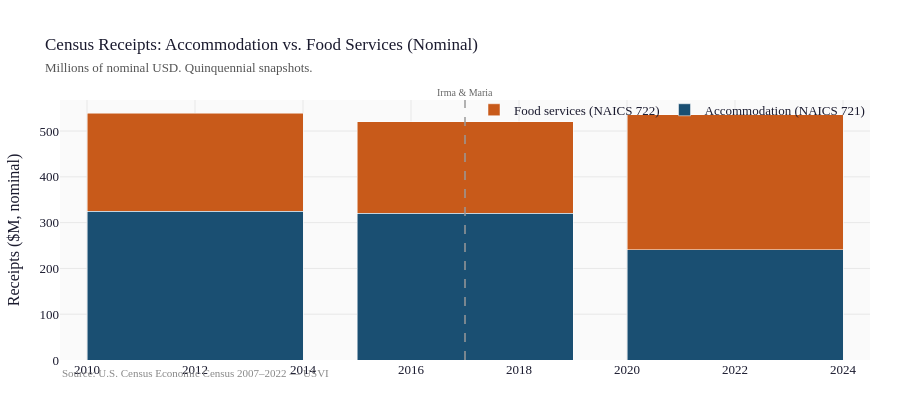

The notebook cell saved with this chart:
### Code cell
# Accommodation vs food services receipts split
c_721 = census[census["naics"] == "721"][["year", "rcptot_k"]].rename(
    columns={"rcptot_k": "accom_k"}
)
c_722 = census[census["naics"] == "722"][["year", "rcptot_k"]].rename(
    columns={"rcptot_k": "food_k"}
)
rcpt = c_721.merge(c_722, on="year").dropna()
rcpt["accom_m"] = rcpt["accom_k"] / 1000
rcpt["food_m"] = rcpt["food_k"] / 1000

fig = go.Figure()
fig.add_trace(
    go.Bar(
        x=rcpt["year"],
        y=rcpt["accom_m"],
        name="Accommodation (NAICS 721)",
        marker_color=PALETTE["tourists"],
    )
)
fig.add_trace(
    go.Bar(
        x=rcpt["year"],
        y=rcpt["food_m"],
        name="Food services (NAICS 722)",
        marker_color=PALETTE["cruise"],
    )
)
fig.update_layout(
    barmode="stack",
    title=dict(
        text="Census Receipts: Accommodation vs. Food Services (Nominal)<br>"
        '<span style="font-size:13px;color:#555">Millions of nominal USD. Quinquennial snapshots.</span>',
        font=dict(size=17),
    ),
    yaxis_title="Receipts ($M, nominal)",
    height=420,
    annotations=[
        dict(
            xref="paper",
            yref="paper",
            x=0,
            y=-0.08,
            text='<span style="color:#888;font-size:11px">Source: U.S. Census Economic Census 2007–2022 — USVI</span>',
            showarrow=False,
            xanchor="left",
        )
    ],
)
for x_val, label in [(2017, "Irma & Maria")]:
    fig.add_vline(
        x=x_val,
        line=dict(color="#999", width=1.5, dash="dash"),
        annotation_text=label,
        annotation_position="top",
        annotation_font=dict(size=10, color="#666"),
    )
fig.show()

### Figure 1 — Plotly figure (JSON) as saved in the notebook; plotly's stock layout.template omitted (floating-point values rounded to 4 significant figures)
{"data": [{"marker": {"color": "#1a4f72"}, "name": "Accommodation (NAICS 721)", "type": "bar", "x": [2012, 2017, 2022], "y": [325.3, 320.7, 240.8]}, {"marker": {"color": "#c85a1a"}, "name": "Food services (NAICS 722)", "type": "bar", "x": [2012, 2017, 2022], "y": [214.2, 199.8, 295.3]}], "layout": {"annotations": [{"showarrow": false, "text": "<span style=\"color:#888;font-size:11px\">Source: U.S. Census Economic Census 2007–2022 — USVI</span>", "x": 0, "xanchor": "left", "xref": "paper", "y": -0.08, "yref": "paper"}, {"font": {"color": "#666", "size": 10}, "showarrow": false, "text": "Irma & Maria", "x": 2017, "xanchor": "center", "xref": "x", "y": 1, "yanchor": "bottom", "yref": "y domain"}], "barmode": "stack", "height": 420, "shapes": [{"line": {"color": "#999", "dash": "dash", "width": 1.5}, "type": "line", "x0": 2017, "x1": 2017, "xref": "x", "y0": 0, "y1": 1, "yref": "y domain"}], "title": {"font": {"size": 17}, "text": "Census Receipts: Accommodation vs. Food Services (Nominal)<br><span style=\"font-size:13px;color:#555\">Millions of nominal USD. Quinquennial snapshots.</span>"}, "yaxis": {"title": {"text": "Receipts ($M, nominal)"}}}}
